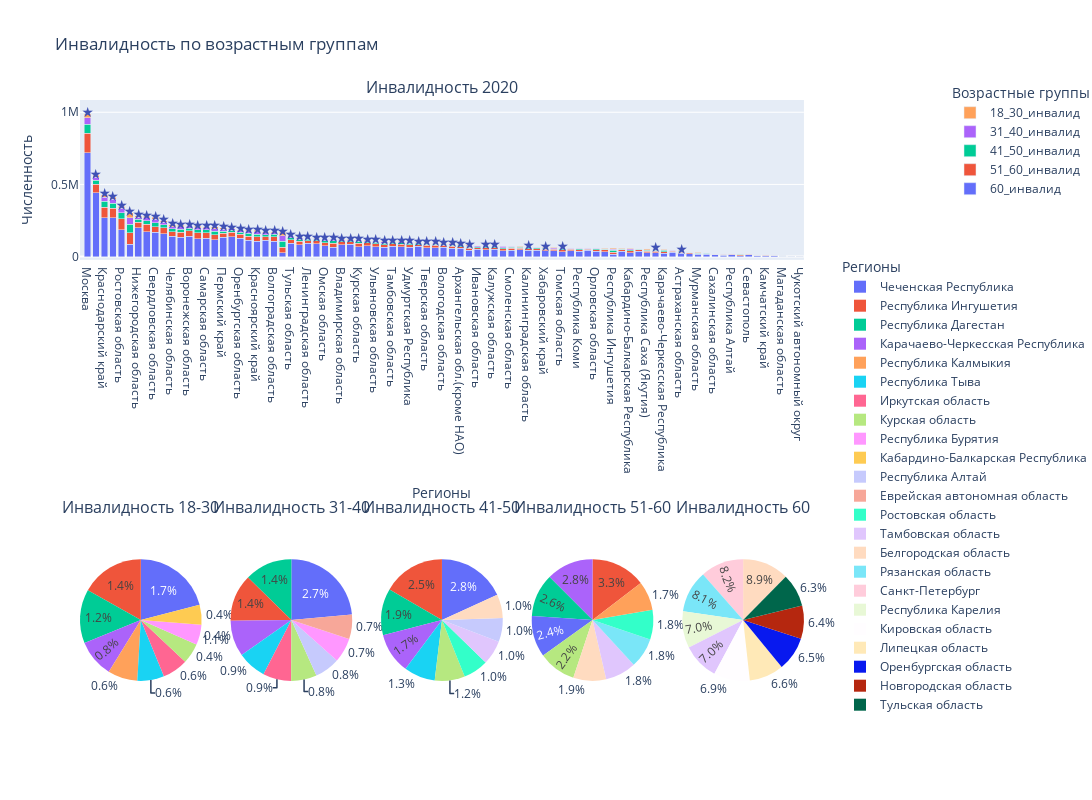

Here is the notebook cell this chart was saved with:
### Markdown cell above
### График по инвалидности

### Code cell
fig = make_subplots(2,5,
                    vertical_spacing=0.42,
                    row_heights=[0.1,0.125],
                    subplot_titles=['Инвалидность 2020','Инвалидность 18-30','Инвалидность 31-40','Инвалидность 41-50','Инвалидность 51-60',
                                    'Инвалидность 60'],
                    specs=[[{"colspan": 5,}, None, None, None, None],
                           [{'type':'domain'}, {'type':'domain'},{'type':'domain'},{'type':'domain'},{'type':'domain'}]])

fig.add_trace(row=1,
              col=1,
              trace=go.Bar(x=ind_all['Регионы'],
        y=ind_all['60_инвалид'],
        name='60_инвалид',
        legend="legend1"))
fig.add_trace(row=1,col=1,trace=go.Bar(
        x=ind_all['Регионы'],
        y=ind_all['51_60_инвалид'],
        name='51_60_инвалид',
        legend="legend1"))
fig.add_trace(row=1,
              col=1,
              trace=go.Bar(x=ind_all['Регионы'],
        y=ind_all['41_50_инвалид'],
        name='41_50_инвалид',
        legend="legend1"))
fig.add_trace(row=1,col=1,trace=go.Bar(
        x=ind_all['Регионы'],
        y=ind_all['31_40_инвалид'],
        name='31_40_инвалид',
        legend="legend1"))
fig.add_trace(row=1,col=1,trace=go.Bar(
        x=ind_all['Регионы'],
        y=ind_all['18_30_инвалид'],
        name='18_30_инвалид',
        legend="legend1"))


for i in range(len(ind_all['Регионы'])):
    if ind_all['метка региона'][i]=='★':
        fig.add_annotation(row=1,col=1,
            x=ind_all['Регионы'][i],
            y=ind_all['всего инвалидов'][i],
            text='★',
            showarrow=False,
            font=dict(size=14,color='#3F51B5'),
            align="center",
            valign="top",
            yshift=2
        )


fig.add_trace(row=2,col=1,
              trace=go.Pie(legend="legend2",
                           hovertemplate='%{label}',
                           texttemplate='%{value:.1f}%',
                           textinfo='value',
                  name='Инвалидность 18-30',
                  labels=ind_18_30['Регионы'],
                  values=ind_18_30['% 18_30_инвалид']))

fig.add_trace(row=2,col=2,
              trace=go.Pie(legend="legend2",
                           hovertemplate='%{label}',
                           texttemplate='%{value:.1f}%',
                           textinfo='value',
                  name='Инвалидность 31-40',
                  labels=ind_31_40['Регионы'],
                  values=ind_31_40['% 31_40_инвалид']))
                  
fig.add_trace(row=2,col=3,
              trace=go.Pie(legend="legend2",
                           hovertemplate='%{label}',
                           texttemplate='%{value:.1f}%',
                           textinfo='value',
                  name='Инвалидность 41-50',
                  labels=ind_41_50['Регионы'],
                  values=ind_41_50['% 41_50_инвалид']))

fig.add_trace(row=2,col=4,
              trace=go.Pie(legend="legend2",
                           hovertemplate='%{label}',
                           texttemplate='%{value:.1f}%',
                           textinfo='value',
                  name='Инвалидность 51-60',
                  labels=ind_51_60['Регионы'],
                  values=ind_51_60['% 51_60_инвалид']))

fig.add_trace(row=2,col=5,
              trace=go.Pie(legend="legend2",
                           hovertemplate='%{label}',
                           texttemplate='%{value:.1f}%',
                           textinfo='value',
                  name='Инвалидность 60',
                  labels=ind_60['Регионы'],
                  values=ind_60['% 60_инвалид']))


fig.update_layout(barmode='stack',
                  title="Инвалидность по возрастным группам",
                  height=800,
                  width=1200,
                  legend={
                          "title": "Возрастные группы",
                          "xref": "container",
                          "yref": "container",
                          "y": 0.9},
                  legend2={
                          "title": "Регионы",
                          "xref": "container",
                          "yref": "container",
                          "y": 0.1})                          
fig.update_xaxes(title='Регионы')
fig.update_yaxes(title='Численность')




fig.show()

### Figure 1 — Plotly figure (JSON) as saved in the notebook; plotly's stock layout.template omitted (floating-point values rounded to 4 significant figures)
{"data": [{"legend": "legend", "name": "60_инвалид", "type": "bar", "x": ["Москва", "Санкт-Петербург", "Краснодарский край", "Московская область", "Ростовская область", "Республика Дагестан", "Нижегородская область", "Республика Татарстан", "Свердловская область", "Республика Башкортостан", "Челябинская область", "Кемеровская область", "Воронежская область", "Ставропольский край", "Самарская область", "Иркутская область", "Пермский край", "Белгородская область", "Оренбургская область", "Новосибирская область", "Красноярский край", "Алтайский край", "Волгоградская область", "Чеченская Республика", "Тульская область", "Саратовская область", "Ленинградская область", "Рязанская область", "Омская область", "Республика Крым", "Владимирская область", "Кировская область", "Курская область", "Липецкая область", "Ульяновская область", "Приморский край", "Тамбовская область", "Брянская область", "Удмуртская Республика", "Ярославская область", "Тверская область", "Пензенская область", "Вологодская область", "Тюменская обл.(кроме ХМАО,ЯНАО)", "Архангельская обл.(кроме НАО)", "Забайкальский край", "Ивановская область", "Чувашская Республика", "Калужская область", "Республика Бурятия", "Смоленская область", "Курганская область", "Калининградская область", "Республика Мордовия", "Хабаровский край", "Амурская область", "Томская область", "Республика Марий Эл", "Республика Коми", "Республика Карелия", "Орловская область", "Республика Северная Осетия-Алания", "Республика Ингушетия", "Костромская область", "Кабардино-Балкарская Республика", "Новгородская область", "Республика Саха (Якутия)", "ХМАО(Тюменская обл.)", "Карачаево-Черкесская Республика", "Псковская область", "Астраханская область", "Республика Адыгея", "Мурманская область", "Республика Хакасия", "Сахалинская область", "Республика Калмыкия", "Республика Алтай", "Республика Тыва", "Севастополь", "ЯНАО(Тюменская обл.)", "Камчатский край", "Еврейская автономная область", "Магаданская область", "Ненецкий АО.(Арх.обл.)", "Чукотский автономный округ"], "xaxis": "x", "y": [718314, 443593, 268746, 269936, 187274, 86051, 199795, 173825, 167167, 158772, 140121, 132879, 140282, 122038, 128068, 117759, 133300, 137393, 127317, 112788, 104808, 111732, 107304, 28338, 92345, 80969, 91930, 89500, 75917, 66209, 83271, 86990, 66806, 75006, 69905, 64233, 70291, 67572, 64190, 70262, 61626, 62480, 63518, 57921, 58184, 45776, 51744, 47841, 49632, 41674, 45719, 46425, 44683, 43568, 39693, 39437, 35056, 40234, 36280, 42906, 38815, 34795, 14679, 38007, 27205, 37914, 25337, 25839, 22121, 29220, 24019, 18640, 16889, 15394, 11924, 10751, 13053, 6864, 12788, 6244, 7649, 7462, 2499, 1773, 563], "yaxis": "y"}, {"legend": "legend", "name": "51_60_инвалид", "type": "bar", "x": ["Москва", "Санкт-Петербург", "Краснодарский край", "Московская область", "Ростовская область", "Республика Дагестан", "Нижегородская область", "Республика Татарстан", "Свердловская область", "Республика Башкортостан", "Челябинская область", "Кемеровская область", "Воронежская область", "Ставропольский край", "Самарская область", "Иркутская область", "Пермский край", "Белгородская область", "Оренбургская область", "Новосибирская область", "Красноярский край", "Алтайский край", "Волгоградская область", "Чеченская Республика", "Тульская область", "Саратовская область", "Ленинградская область", "Рязанская область", "Омская область", "Республика Крым", "Владимирская область", "Кировская область", "Курская область", "Липецкая область", "Ульяновская область", "Приморский край", "Тамбовская область", "Брянская область", "Удмуртская Республика", "Ярославская область", "Тверская область", "Пензенская область", "Вологодская область", "Тюменская обл.(кроме ХМАО,ЯНАО)", "Архангельская обл.(кроме НАО)", "Забайкальский край", "Ивановская область", "Чувашская Республика", "Калужская область", "Республика Бурятия", "Смоленская область", "Курганская область", "Калининградская область", "Республика Мордовия", "Хабаровский край", "Амурская область", "Томская область", "Республика Марий Эл", "Республика Коми", "Республика Карелия", "Орловская область", "Республика Северная Осетия-Алания", "Республика Ингушетия", "Костромская область", "Кабардино-Балкарская Республика", "Новгородская область", "Республика Саха (Якутия)", "ХМАО(Тюменская обл.)", "Карачаево-Черкесская Республика", "Псковская область", "Астраханская область", "Республика Адыгея", "Мурманская область", "Республика Хакасия", "Сахалинская область", "Республика Калмыкия", "Республика Алтай", "Республика Тыва", "Севастополь", "ЯНАО(Тюменская обл.)", "Камчатский край", "Еврейская автономная область", "Магаданская область", "Ненецкий АО.(Арх.обл.)", "Чукотский автономный округ"], "xaxis": "x", "y": [135177, 56731, 73035, 65133, 73512, 79328, 38391, 51352, 40626, 40565, 33145, 35729, 38545, 42577, 36765, 33883, 27228, 30197, 27624, 29430, 31565, 24569, 29170, 36097, 24604, 24493, 18498, 19830, 20966, 27079, 18329, 15539, 24625, 19487, 19386, 16812, 18470, 18289, 17121, 13563, 15875, 15388, 14214, 14239, 11852, 11627, 11367, 12965, 12141, 12998, 12582, 11429, 10366, 12309, 9709, 9937, 10789, 9916, 10697, 7524, 9817, 11910, 16483, 9531, 13772, 8403, 11315, 10938, 12973, 7511, 7947, 6601, 4435, 4391, 3321, 4667, 3405, 5129, 3293, 3118, 2216, 1782, 946, 503, 395], "yaxis": "y"}, {"legend": "legend", "name": "41_50_инвалид", "type": "bar", "x": ["Москва", "Санкт-Петербург", "Краснодарский край", "Московская область", "Ростовская область", "Республика Дагестан", "Нижегородская область", "Республика Татарстан", "Свердловская область", "Республика Башкортостан", "Челябинская область", "Кемеровская область", "Воронежская область", "Ставропольский край", "Самарская область", "Иркутская область", "Пермский край", "Белгородская область", "Оренбургская область", "Новосибирская область", "Красноярский край", "Алтайский край", "Волгоградская область", "Чеченская Республика", "Тульская область", "Саратовская область", "Ленинградская область", "Рязанская область", "Омская область", "Республика Крым", "Владимирская область", "Кировская область", "Курская область", "Липецкая область", "Ульяновская область", "Приморский край", "Тамбовская область", "Брянская область", "Удмуртская Республика", "Ярославская область", "Тверская область", "Пензенская область", "Вологодская область", "Тюменская обл.(кроме ХМАО,ЯНАО)", "Архангельская обл.(кроме НАО)", "Забайкальский край", "Ивановская область", "Чувашская Республика", "Калужская область", "Республика Бурятия", "Смоленская область", "Курганская область", "Калининградская область", "Республика Мордовия", "Хабаровский край", "Амурская область", "Томская область", "Республика Марий Эл", "Республика Коми", "Республика Карелия", "Орловская область", "Республика Северная Осетия-Алания", "Республика Ингушетия", "Костромская область", "Кабардино-Балкарская Республика", "Новгородская область", "Республика Саха (Якутия)", "ХМАО(Тюменская обл.)", "Карачаево-Черкесская Республика", "Псковская область", "Астраханская область", "Республика Адыгея", "Мурманская область", "Республика Хакасия", "Сахалинская область", "Республика Калмыкия", "Республика Алтай", "Республика Тыва", "Севастополь", "ЯНАО(Тюменская обл.)", "Камчатский край", "Еврейская автономная область", "Магаданская область", "Ненецкий АО.(Арх.обл.)", "Чукотский автономный округ"], "xaxis": "x", "y": [64527, 28592, 40908, 35526, 42734, 58982, 19869, 24628, 27746, 20595, 19447, 21401, 17987, 21897, 20346, 22410, 16665, 14991, 13566, 18401, 19853, 15728, 16831, 41027, 13878, 13766, 9731, 9393, 12424, 15404, 9462, 8006, 13530, 9703, 9206, 12411, 9912, 9687, 9674, 7401, 8354, 8102, 7134, 8297, 6999, 8167, 6399, 6984, 6588, 8399, 6993, 6359, 5893, 5694, 7447, 6366, 7311, 4884, 6496, 4461, 5315, 5786, 12862, 4671, 7096, 4301, 6994, 6705, 7683, 4652, 4941, 3682, 3261, 3098, 2807, 2156, 2134, 4161, 2131, 1786, 1568, 1369, 700, 314, 283], "yaxis": "y"}, {"legend": "legend", "name": "31_40_инвалид", "type": "bar", "x": ["Москва", "Санкт-Петербург", "Краснодарский край", "Московская область", "Ростовская область", "Республика Дагестан", "Нижегородская область", "Республика Татарстан", "Свердловская область", "Республика Башкортостан", "Челябинская область", "Кемеровская область", "Воронежская область", "Ставропольский край", "Самарская область", "Иркутская область", "Пермский край", "Белгородская область", "Оренбургская область", "Новосибирская область", "Красноярский край", "Алтайский край", "Волгоградская область", "Чеченская Республика", "Тульская область", "Саратовская область", "Ленинградская область", "Рязанская область", "Омская область", "Республика Крым", "Владимирская область", "Кировская область", "Курская область", "Липецкая область", "Ульяновская область", "Приморский край", "Тамбовская область", "Брянская область", "Удмуртская Республика", "Ярославская область", "Тверская область", "Пензенская область", "Вологодская область", "Тюменская обл.(кроме ХМАО,ЯНАО)", "Архангельская обл.(кроме НАО)", "Забайкальский край", "Ивановская область", "Чувашская Республика", "Калужская область", "Республика Бурятия", "Смоленская область", "Курганская область", "Калининградская область", "Республика Мордовия", "Хабаровский край", "Амурская область", "Томская область", "Республика Марий Эл", "Республика Коми", "Республика Карелия", "Орловская область", "Республика Северная Осетия-Алания", "Республика Ингушетия", "Костромская область", "Кабардино-Балкарская Республика", "Новгородская область", "Республика Саха (Якутия)", "ХМАО(Тюменская обл.)", "Карачаево-Черкесская Республика", "Псковская область", "Астраханская область", "Республика Адыгея", "Мурманская область", "Республика Хакасия", "Сахалинская область", "Республика Калмыкия", "Республика Алтай", "Республика Тыва", "Севастополь", "ЯНАО(Тюменская обл.)", "Камчатский край", "Еврейская автономная область", "Магаданская область", "Ненецкий АО.(Арх.обл.)", "Чукотский автономный округ"], "xaxis": "x", "y": [44436, 20695, 28292, 26311, 30117, 44871, 14383, 18497, 22756, 16697, 15879, 17135, 12038, 14461, 14603, 20525, 13463, 9588, 10603, 15042, 16117, 13500, 11872, 39667, 8917, 10148, 7319, 6320, 10121, 10545, 6676, 6308, 8569, 6651, 7137, 9482, 5827, 6271, 7639, 5095, 6190, 5731, 5229, 7623, 5172, 7203, 4606, 5143, 4897, 7328, 5284, 4974, 4377, 3971, 5594, 5238, 5850, 3955, 5180, 3277, 3699, 3687, 7231, 3722, 5192, 3407, 5587, 5877, 5101, 3711, 3991, 2389, 2455, 2751, 2165, 1978, 1685, 2859, 1486, 1484, 1209, 1176, 596, 214, 225], "yaxis": "y"}, {"legend": "legend", "name": "18_30_инвалид", "type": "bar", "x": ["Москва", "Санкт-Петербург", "Краснодарский край", "Московская область", "Ростовская область", "Республика Дагестан", "Нижегородская область", "Республика Татарстан", "Свердловская область", "Республика Башкортостан", "Челябинская область", "Кемеровская область", "Воронежская область", "Ставропольский край", "Самарская область", "Иркутская область", "Пермский край", "Белгородская область", "Оренбургская область", "Новосибирская область", "Красноярский край", "Алтайский край", "Волгоградская область", "Чеченская Республика", "Тульская область", "Саратовская область", "Ленинградская область", "Рязанская область", "Омская область", "Республика Крым", "Владимирская область", "Кировская область", "Курская область", "Липецкая область", "Ульяновская область", "Приморский край", "Тамбовская область", "Брянская область", "Удмуртская Республика", "Ярославская область", "Тверская область", "Пензенская область", "Вологодская область", "Тюменская обл.(кроме ХМАО,ЯНАО)", "Архангельская обл.(кроме НАО)", "Забайкальский край", "Ивановская область", "Чувашская Республика", "Калужская область", "Республика Бурятия", "Смоленская область", "Курганская область", "Калининградская область", "Республика Мордовия", "Хабаровский край", "Амурская область", "Томская область", "Республика Марий Эл", "Республика Коми", "Республика Карелия", "Орловская область", "Республика Северная Осетия-Алания", "Республика Ингушетия", "Костромская область", "Кабардино-Балкарская Республика", "Новгородская область", "Республика Саха (Якутия)", "ХМАО(Тюменская обл.)", "Карачаево-Черкесская Республика", "Псковская область", "Астраханская область", "Республика Адыгея", "Мурманская область", "Республика Хакасия", "Сахалинская область", "Республика Калмыкия", "Республика Алтай", "Республика Тыва", "Севастополь", "ЯНАО(Тюменская обл.)", "Камчатский край", "Еврейская автономная область", "Магаданская область", "Ненецкий АО.(Арх.обл.)", "Чукотский автономный округ"], "xaxis": "x", "y": [28857, 12651, 18213, 15893, 14426, 36007, 9325, 12172, 12950, 11044, 10649, 9154, 6664, 9206, 8043, 13176, 7835, 5052, 6529, 8027, 9876, 7116, 6418, 24959, 4832, 5976, 3812, 3636, 5778, 4890, 3732, 3420, 4808, 3668, 4066, 5171, 2951, 3467, 4330, 2632, 3634, 3195, 2799, 4633, 2873, 4353, 2580, 3489, 2936, 4270, 2704, 2894, 2610, 2286, 3410, 3249, 3541, 2529, 2771, 2008, 2349, 2590, 6892, 1931, 3722, 1844, 4109, 3895, 3760, 2094, 2668, 1435, 1498, 1473, 1353, 1730, 903, 1883, 752, 1271, 810, 677, 322, 137, 175], "yaxis": "y"}, {"domain": {"x": [0, 0.168], "y": [0, 0.3222]}, "hovertemplate": "%{label}", "labels": ["Чеченская Республика", "Республика Ингушетия", "Республика Дагестан", "Карачаево-Черкесская Республика", "Республика Калмыкия", "Республика Тыва", "Иркутская область", "Курская область", "Республика Бурятия", "Кабардино-Балкарская Республика"], "legend": "legend2", "name": "Инвалидность 18-30", "textinfo": "value", "texttemplate": "%{value:.1f}%", "type": "pie", "values": [1.688, 1.359, 1.157, 0.8076, 0.6382, 0.5752, 0.5508, 0.4355, 0.4331, 0.4287]}, {"domain": {"x": [0.208, 0.376], "y": [0, 0.3222]}, "hovertemplate": "%{label}", "labels": ["Чеченская Республика", "Республика Дагестан", "Республика Ингушетия", "Карачаево-Черкесская Республика", "Республика Тыва", "Иркутская область", "Курская область", "Республика Алтай", "Республика Бурятия", "Еврейская автономная область"], "legend": "legend2", "name": "Инвалидность 31-40", "textinfo": "value", "texttemplate": "%{value:.1f}%", "type": "pie", "values": [2.682, 1.442, 1.426, 1.096, 0.873, 0.8584, 0.7764, 0.7651, 0.7432, 0.7427]}, {"domain": {"x": [0.416, 0.584], "y": [0, 0.3222]}, "hovertemplate": "%{label}", "labels": ["Чеченская Республика", "Республика Ингушетия", "Республика Дагестан", "Карачаево-Черкесская Республика", "Республика Тыва", "Курская область", "Ростовская область", "Тамбовская область", "Республика Алтай", "Белгородская область"], "legend": "legend2", "name": "Инвалидность 41-50", "textinfo": "value", "texttemplate": "%{value:.1f}%", "type": "pie", "values": [2.775, 2.537, 1.896, 1.65, 1.271, 1.226, 1.018, 0.9844, 0.9692, 0.9678]}, {"domain": {"x": [0.624, 0.792], "y": [0, 0.3222]}, "hovertemplate": "%{label}", "labels": ["Республика Ингушетия", "Карачаево-Черкесская Республика", "Республика Дагестан", "Чеченская Республика", "Курская область", "Белгородская область", "Тамбовская область", "Рязанская область", "Ростовская область", "Республика Калмыкия"], "legend": "legend2", "name": "Инвалидность 51-60", "textinfo": "value", "texttemplate": "%{value:.1f}%", "type": "pie", "values": [3.25, 2.787, 2.551, 2.441, 2.23, 1.949, 1.835, 1.788, 1.751, 1.722]}, {"domain": {"x": [0.832, 1], "y": [0, 0.3222]}, "hovertemplate": "%{label}", "labels": ["Белгородская область", "Санкт-Петербург", "Рязанская область", "Республика Карелия", "Тамбовская область", "Кировская область", "Липецкая область", "Оренбургская область", "Новгородская область", "Тульская область"], "legend": "legend2", "name": "Инвалидность 60", "textinfo": "value", "texttemplate": "%{value:.1f}%", "type": "pie", "values": [8.867, 8.219, 8.07, 6.988, 6.98, 6.891, 6.582, 6.508, 6.355, 6.297]}], "layout": {"annotations": [{"font": {"size": 16}, "showarrow": false, "text": "Инвалидность 2020", "x": 0.5, "xanchor": "center", "xref": "paper", "y": 1, "yanchor": "bottom", "yref": "paper"}, {"font": {"size": 16}, "showarrow": false, "text": "Инвалидность 18-30", "x": 0.084, "xanchor": "center", "xref": "paper", "y": 0.3222, "yanchor": "bottom", "yref": "paper"}, {"font": {"size": 16}, "showarrow": false, "text": "Инвалидность 31-40", "x": 0.292, "xanchor": "center", "xref": "paper", "y": 0.3222, "yanchor": "bottom", "yref": "paper"}, {"font": {"size": 16}, "showarrow": false, "text": "Инвалидность 41-50", "x": 0.5, "xanchor": "center", "xref": "paper", "y": 0.3222, "yanchor": "bottom", "yref": "paper"}, {"font": {"size": 16}, "showarrow": false, "text": "Инвалидность 51-60", "x": 0.708, "xanchor": "center", "xref": "paper", "y": 0.3222, "yanchor": "bottom", "yref": "paper"}, {"font": {"size": 16}, "showarrow": false, "text": "Инвалидность 60", "x": 0.916, "xanchor": "center", "xref": "paper", "y": 0.3222, "yanchor": "bottom", "yref": "paper"}, {"align": "center", "font": {"color": "#3F51B5", "size": 14}, "showarrow": false, "text": "★", "valign": "top", "x": "Москва", "xref": "x", "y": 991311, "yref": "y", "yshift": 2}, {"align": "center", "font": {"color": "#3F51B5", "size": 14}, "showarrow": false, "text": "★", "valign": "top", "x": "Московская область", "xref": "x", "y": 412799, "yref": "y", "yshift": 2}, {"align": "center", "font": {"color": "#3F51B5", "size": 14}, "showarrow": false, "text": "★", "valign": "top", "x": "Краснодарский край", "xref": "x", "y": 429194, "yref": "y", "yshift": 2}, {"align": "center", "font": {"color": "#3F51B5", "size": 14}, "showarrow": false, "text": "★", "valign": "top", "x": "Санкт-Петербург", "xref": "x", "y": 562262, "yref": "y", "yshift": 2}, {"align": "center", "font": {"color": "#3F51B5", "size": 14}, "showarrow": false, "text": "★", "valign": "top", "x": "Свердловская область", "xref": "x", "y": 271245, "yref": "y", "yshift": 2}, {"align": "center", "font": {"color": "#3F51B5", "size": 14}, "showarrow": false, "text": "★", "valign": "top", "x": "Ростовская область", "xref": "x", "y": 348063, "yref": "y", "yshift": 2}, {"align": "center", "font": {"color": "#3F51B5", "size": 14}, "showarrow": false, "text": "★", "valign": "top", "x": "Республика Башкортостан", "xref": "x", "y": 247673, "yref": "y", "yshift": 2}, {"align": "center", "font": {"color": "#3F51B5", "size": 14}, "showarrow": false, "text": "★", "valign": "top", "x": "Республика Татарстан", "xref": "x", "y": 280474, "yref": "y", "yshift": 2}, {"align": "center", "font": {"color": "#3F51B5", "size": 14}, "showarrow": false, "text": "★", "valign": "top", "x": "Челябинская область", "xref": "x", "y": 219241, "yref": "y", "yshift": 2}, {"align": "center", "font": {"color": "#3F51B5", "size": 14}, "showarrow": false, "text": "★", "valign": "top", "x": "Нижегородская область", "xref": "x", "y": 281763, "yref": "y", "yshift": 2}, {"align": "center", "font": {"color": "#3F51B5", "size": 14}, "showarrow": false, "text": "★", "valign": "top", "x": "Самарская область", "xref": "x", "y": 207825, "yref": "y", "yshift": 2}, {"align": "center", "font": {"color": "#3F51B5", "size": 14}, "showarrow": false, "text": "★", "valign": "top", "x": "Республика Дагестан", "xref": "x", "y": 305239, "yref": "y", "yshift": 2}, {"align": "center", "font": {"color": "#3F51B5", "size": 14}, "showarrow": false, "text": "★", "valign": "top", "x": "Красноярский край", "xref": "x", "y": 182219, "yref": "y", "yshift": 2}, {"align": "center", "font": {"color": "#3F51B5", "size": 14}, "showarrow": false, "text": "★", "valign": "top", "x": "Ставропольский край", "xref": "x", "y": 210179, "yref": "y", "yshift": 2}, {"align": "center", "font": {"color": "#3F51B5", "size": 14}, "showarrow": false, "text": "★", "valign": "top", "x": "Новосибирская область", "xref": "x", "y": 183688, "yref": "y", "yshift": 2}, {"align": "center", "font": {"color": "#3F51B5", "size": 14}, "showarrow": false, "text": "★", "valign": "top", "x": "Кемеровская область", "xref": "x", "y": 216298, "yref": "y", "yshift": 2}, {"align": "center", "font": {"color": "#3F51B5", "size": 14}, "showarrow": false, "text": "★", "valign": "top", "x": "Пермский край", "xref": "x", "y": 198491, "yref": "y", "yshift": 2}, {"align": "center", "font": {"color": "#3F51B5", "size": 14}, "showarrow": false, "text": "★", "valign": "top", "x": "Волгоградская область", "xref": "x", "y": 171595, "yref": "y", "yshift": 2}, {"align": "center", "font": {"color": "#3F51B5", "size": 14}, "showarrow": false, "text": "★", "valign": "top", "x": "Саратовская область", "xref": "x", "y": 135352, "yref": "y", "yshift": 2}, {"align": "center", "font": {"color": "#3F51B5", "size": 14}, "showarrow": false, "text": "★", "valign": "top", "x": "Иркутская область", "xref": "x", "y": 207753, "yref": "y", "yshift": 2}, {"align": "center", "font": {"color": "#3F51B5", "size": 14}, "showarrow": false, "text": "★", "valign": "top", "x": "Воронежская область", "xref": "x", "y": 215516, "yref": "y", "yshift": 2}, {"align": "center", "font": {"color": "#3F51B5", "size": 14}, "showarrow": false, "text": "★", "valign": "top", "x": "Алтайский край", "xref": "x", "y": 172645, "yref": "y", "yshift": 2}, {"align": "center", "font": {"color": "#3F51B5", "size": 14}, "showarrow": false, "text": "★", "valign": "top", "x": "Оренбургская область", "xref": "x", "y": 185639, "yref": "y", "yshift": 2}, {"align": "center", "font": {"color": "#3F51B5", "size": 14}, "showarrow": false, "text": "★", "valign": "top", "x": "Омская область", "xref": "x", "y": 125206, "yref": "y", "yshift": 2}, {"align": "center", "font": {"color": "#3F51B5", "size": 14}, "showarrow": false, "text": "★", "valign": "top", "x": "Республика Крым", "xref": "x", "y": 124127, "yref": "y", "yshift": 2}, {"align": "center", "font": {"color": "#3F51B5", "size": 14}, "showarrow": false, "text": "★", "valign": "top", "x": "Приморский край", "xref": "x", "y": 108109, "yref": "y", "yshift": 2}, {"align": "center", "font": {"color": "#3F51B5", "size": 14}, "showarrow": false, "text": "★", "valign": "top", "x": "Ленинградская область", "xref": "x", "y": 131290, "yref": "y", "yshift": 2}, {"align": "center", "font": {"color": "#3F51B5", "size": 14}, "showarrow": false, "text": "★", "valign": "top", "x": "ХМАО(Тюменская обл.)", "xref": "x", "y": 53254, "yref": "y", "yshift": 2}, {"align": "center", "font": {"color": "#3F51B5", "size": 14}, "showarrow": false, "text": "★", "valign": "top", "x": "Белгородская область", "xref": "x", "y": 197221, "yref": "y", "yshift": 2}, {"align": "center", "font": {"color": "#3F51B5", "size": 14}, "showarrow": false, "text": "★", "valign": "top", "x": "Тюменская обл.(кроме ХМАО,ЯНАО)", "xref": "x", "y": 92713, "yref": "y", "yshift": 2}, {"align": "center", "font": {"color": "#3F51B5", "size": 14}, "showarrow": false, "text": "★", "valign": "top", "x": "Удмуртская Республика", "xref": "x", "y": 102954, "yref": "y", "yshift": 2}, {"align": "center", "font": {"color": "#3F51B5", "size": 14}, "showarrow": false, "text": "★", "valign": "top", "x": "Чеченская Республика", "xref": "x", "y": 170088, "yref": "y", "yshift": 2}, {"align": "center", "font": {"color": "#3F51B5", "size": 14}, "showarrow": false, "text": "★", "valign": "top", "x": "Тульская область", "xref": "x", "y": 144576, "yref": "y", "yshift": 2}, {"align": "center", "font": {"color": "#3F51B5", "size": 14}, "showarrow": false, "text": "★", "valign": "top", "x": "Владимирская область", "xref": "x", "y": 121470, "yref": "y", "yshift": 2}, {"align": "center", "font": {"color": "#3F51B5", "size": 14}, "showarrow": false, "text": "★", "valign": "top", "x": "Хабаровский край", "xref": "x", "y": 65853, "yref": "y", "yshift": 2}, {"align": "center", "font": {"color": "#3F51B5", "size": 14}, "showarrow": false, "text": "★", "valign": "top", "x": "Пензенская область", "xref": "x", "y": 94896, "yref": "y", "yshift": 2}, {"align": "center", "font": {"color": "#3F51B5", "size": 14}, "showarrow": false, "text": "★", "valign": "top", "x": "Кировская область", "xref": "x", "y": 120263, "yref": "y", "yshift": 2}, {"align": "center", "font": {"color": "#3F51B5", "size": 14}, "showarrow": false, "text": "★", "valign": "top", "x": "Тверская область", "xref": "x", "y": 95679, "yref": "y", "yshift": 2}, {"align": "center", "font": {"color": "#3F51B5", "size": 14}, "showarrow": false, "text": "★", "valign": "top", "x": "Ярославская область", "xref": "x", "y": 98953, "yref": "y", "yshift": 2}, {"align": "center", "font": {"color": "#3F51B5", "size": 14}, "showarrow": false, "text": "★", "valign": "top", "x": "Ульяновская область", "xref": "x", "y": 109700, "yref": "y", "yshift": 2}, {"align": "center", "font": {"color": "#3F51B5", "size": 14}, "showarrow": false, "text": "★", "valign": "top", "x": "Чувашская Республика", "xref": "x", "y": 76422, "yref": "y", "yshift": 2}, {"align": "center", "font": {"color": "#3F51B5", "size": 14}, "showarrow": false, "text": "★", "valign": "top", "x": "Брянская область", "xref": "x", "y": 105286, "yref": "y", "yshift": 2}, {"align": "center", "font": {"color": "#3F51B5", "size": 14}, "showarrow": false, "text": "★", "valign": "top", "x": "Вологодская область", "xref": "x", "y": 92894, "yref": "y", "yshift": 2}, {"align": "center", "font": {"color": "#3F51B5", "size": 14}, "showarrow": false, "text": "★", "valign": "top", "x": "Липецкая область", "xref": "x", "y": 114515, "yref": "y", "yshift": 2}, {"align": "center", "font": {"color": "#3F51B5", "size": 14}, "showarrow": false, "text": "★", "valign": "top", "x": "Рязанская область", "xref": "x", "y": 128679, "yref": "y", "yshift": 2}, {"align": "center", "font": {"color": "#3F51B5", "size": 14}, "showarrow": false, "text": "★", "valign": "top", "x": "Курская область", "xref": "x", "y": 118338, "yref": "y", "yshift": 2}, {"align": "center", "font": {"color": "#3F51B5", "size": 14}, "showarrow": false, "text": "★", "valign": "top", "x": "Архангельская обл.(кроме НАО)", "xref": "x", "y": 85080, "yref": "y", "yshift": 2}, {"align": "center", "font": {"color": "#3F51B5", "size": 14}, "showarrow": false, "text": "★", "valign": "top", "x": "Томская область", "xref": "x", "y": 62547, "yref": "y", "yshift": 2}, {"align": "center", "font": {"color": "#3F51B5", "size": 14}, "showarrow": false, "text": "★", "valign": "top", "x": "Забайкальский край", "xref": "x", "y": 77126, "yref": "y", "yshift": 2}, {"align": "center", "font": {"color": "#3F51B5", "size": 14}, "showarrow": false, "text": "★", "valign": "top", "x": "Калининградская область", "xref": "x", "y": 67929, "yref": "y", "yshift": 2}, {"align": "center", "font": {"color": "#3F51B5", "size": 14}, "showarrow": false, "text": "★", "valign": "top", "x": "Тамбовская область", "xref": "x", "y": 107451, "yref": "y", "yshift": 2}, {"align": "center", "font": {"color": "#3F51B5", "size": 14}, "showarrow": false, "text": "★", "valign": "top", "x": "Астраханская область", "xref": "x", "y": 43566, "yref": "y", "yshift": 2}, {"align": "center", "font": {"color": "#3F51B5", "size": 14}, "showarrow": false, "text": "★", "valign": "top", "x": "Калужская область", "xref": "x", "y": 76194, "yref": "y", "yshift": 2}], "barmode": "stack", "height": 800, "legend": {"title": {"text": "Возрастные группы"}, "xref": "container", "y": 0.9, "yref": "container"}, "legend2": {"title": {"text": "Регионы"}, "xref": "container", "y": 0.1, "yref": "container"}, "title": {"text": "Инвалидность по возрастным группам"}, "width": 1200, "xaxis": {"anchor": "y", "domain": [0, 1], "title": {"text": "Регионы"}}, "yaxis": {"anchor": "x", "domain": [0.7422, 1], "title": {"text": "Численность"}}}}
